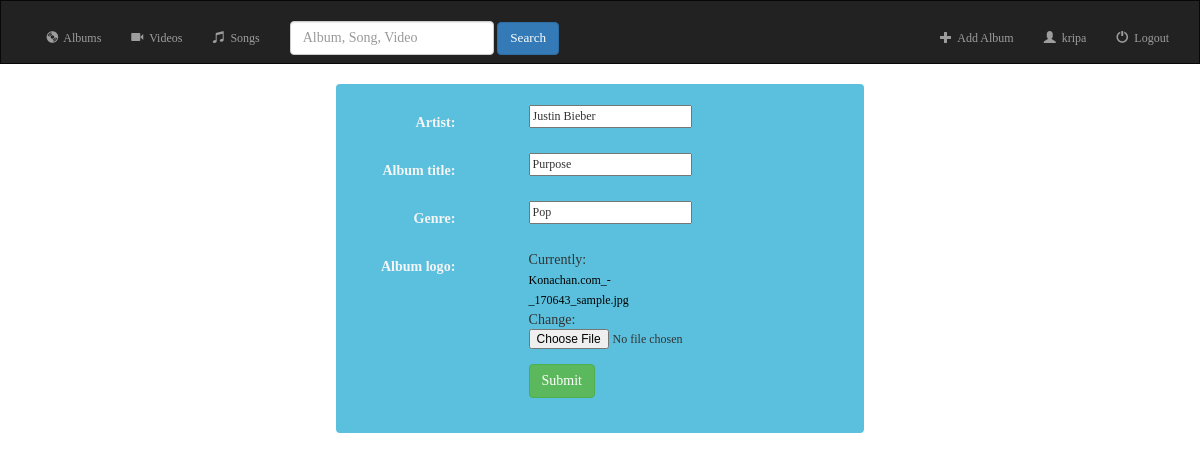
The app's page /music/album/edit/1/ (signed in) with its own data.
### music/models.py (models this page shows, shortened)
class Album(models.Model):
    artist = models.CharField(max_length=100)
    album_title = models.CharField(max_length=100)
    genre = models.CharField(max_length=100)
    album_logo = models.FileField(max_length=500)

### music/views.py (the view)
# urls.py: url(r'album/edit/(?P<pk>[0-9]+)/$', views.UpdateAlbum.as_view(), name='update-album'),
class UpdateAlbum(LoginRequiredMixin, UpdateView):
    login_url = '/music/'
    redirect_field_name = 'redirect_to'
    model = Album
    fields = ['artist', 'album_title', 'genre', 'album_logo']

### music/templates/music/album_form.html (shortened to what this page needs)
{% extends 'music/base.html' %}
{% block body %}
<div id="add_container">
    <form class="form-horizontal" action="" method="post" enctype="multipart/form-data">
        {% include 'music/form-template.html' %}
        <div class="form-group">
            <div class="col-sm-offset-4 col-sm-8">
                <button type="submit" class="btn btn-success">Submit</button>
            </div>
        </div>
    </form>
</div>
{% endblock %}

### music/templates/music/base.html (shortened to what this page needs)
<!DOCTYPE html>
<html >
<head>
{% load static from staticfiles %}
<link rel="stylesheet" href="https://maxcdn.bootstrapcdn.com/bootstrap/3.3.7/css/bootstrap.min.css">
<link rel="stylesheet"  type="text/css" href="{% static 'music/bootstrap.min.css'%}"/>
<link rel="stylesheet"  type="text/css" href="{% static 'music/bootstrap-responsive.min.css'%}"/>
      <link rel="stylesheet" type="text/css" href="{% static 'music/layout.css'%}">
</head>
<body>
     <nav class="navbar navbar-inverse">
           <div class="container-fluid">
               <br><br><br><br><br>
               <div class="collapse navbar-collapse" id="topNavBar">
                   <ul class="nav navbar-nav">
                       <li>
                           <a href="{% url 'music:index' %}"><span class="glyphicon glyphicon-cd" ></span>&nbsp; Albums</a>
                       </li>
                       <li>
                           <a href="{% url 'music:video' %}"><span class="glyphicon glyphicon-facetime-video" ></span>&nbsp; Videos</a>
                       </li>
                       <li class="">
                           <a href="{% url 'music:song' %}"><span class="glyphicon glyphicon-music"></span>&nbsp; Songs</a>
                       </li>
                   </ul>
                   <form class="navbar-form navbar-left" role="search" method="GET" action="">
                       <div class="form-group">
                           <input type="text" class="form-control" name="q"
                                  value="{{ request.GET.q }}" placeholder="Album, Song, Video">
                       </div>
                       <button type="submit" class="btn btn-primary" id="search_btn">Search</button>
                   </form>
                   <ul class="nav navbar-nav navbar-right">
                       <li class="">
                           <a href="{% url 'music:add-album'%}"><span class="glyphicon">&#x2b;</span>&nbsp; Add Album</a>
                       </li>
                       <li class="">
                           <a href= "{% url 'music:profile' %}" ><span class="glyphicon glyphicon-user "></span>&nbsp; {{ user.username }}</a>
                       </li>
                       <li class="">
                           <a href="{% url 'music:logout' %}"><span class="glyphicon glyphicon-off"></span>&nbsp; Logout</a>
                       </li>
                   </ul>
               </div>
           </div>
     </nav>
 {% block body %}
      {% endblock %}
</body>
</html>

### music/templates/music/form-template.html (shortened to what this page needs)
{% for field in form %}
    <div class="form-group">
       <div class="col-sm-offset-2 col-sm-8">
       </div>
       <label  id = "label" class="control-label col-sm-3">{{ field.label_tag }}</label>
       <div class=" col-md-offset-1 col-lg-3">{{ field }}</div>
    </div>
{% endfor %}

### music/static/music/layout.css (style rules this page uses)
body { background-image: url("images/stars1.jpg"); }
#topNavBar { width: 100%; }
.navbar { border-radius: 0; }
.container-fluid { font-family: Georgia, cursive; margin-top: -7.32vw; }
#label { color: whitesmoke; }
#search_btn { font-size: 1.1vw; }
#add_container { padding: 1.64vw; width: 44vw; min-height: 22vw; background-color: #5bc0de; margin:auto; font-family: Georgia,cursive; font-size: 1.17vw; border-radius:4px; }
li { list-style: square; }
input { font-size: 1vw; }
button { font-size: 1vw; }
a { text-decoration:none; color:black; font-weight: lighter; font-size: 1vw; }

### records on screen
Album: form "Justin Bieber" "Purpose" "Pop"

### other values on screen
{{ user.username }} "kripa"
{{ field.label_tag }} "Artist:" "Album title:" "Genre:" "Album logo:"
